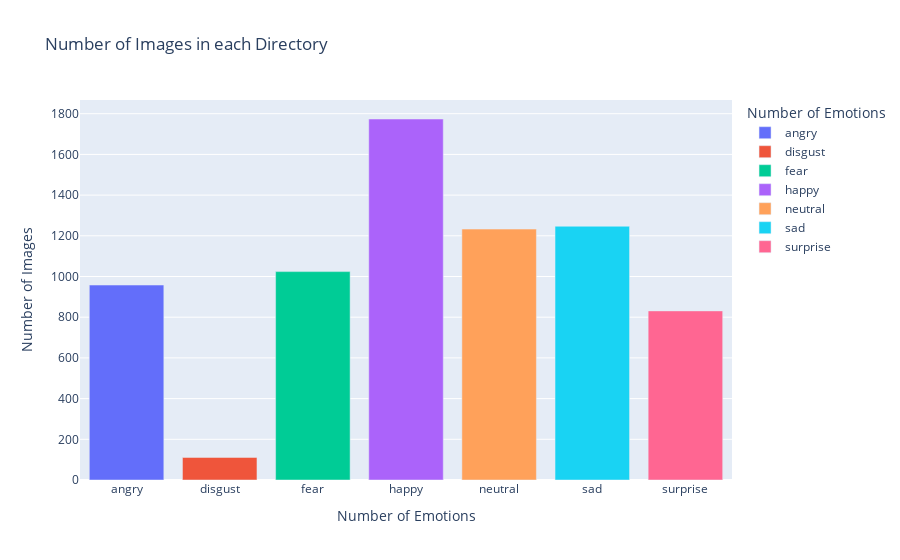

Source (notebook cell):
### Code cell
fig = px.bar(df, x='name', y='count', labels={'name': 'Number of Emotions', 
'count': 'Number of Images'}, title='Number of Images in each Directory', color='name')
fig.show()

### Figure 1 — Plotly figure (JSON) as saved in the notebook; plotly's stock layout.template omitted (floating-point values rounded to 4 significant figures)
{"data": [{"alignmentgroup": "True", "hovertemplate": "Number of Emotions=%{x}<br>Number of Images=%{y}<extra></extra>", "legendgroup": "angry", "marker": {"color": "#636efa", "pattern": {"shape": ""}}, "name": "angry", "offsetgroup": "angry", "orientation": "v", "showlegend": true, "textposition": "auto", "type": "bar", "x": ["angry"], "xaxis": "x", "y": [958], "yaxis": "y"}, {"alignmentgroup": "True", "hovertemplate": "Number of Emotions=%{x}<br>Number of Images=%{y}<extra></extra>", "legendgroup": "disgust", "marker": {"color": "#EF553B", "pattern": {"shape": ""}}, "name": "disgust", "offsetgroup": "disgust", "orientation": "v", "showlegend": true, "textposition": "auto", "type": "bar", "x": ["disgust"], "xaxis": "x", "y": [111], "yaxis": "y"}, {"alignmentgroup": "True", "hovertemplate": "Number of Emotions=%{x}<br>Number of Images=%{y}<extra></extra>", "legendgroup": "fear", "marker": {"color": "#00cc96", "pattern": {"shape": ""}}, "name": "fear", "offsetgroup": "fear", "orientation": "v", "showlegend": true, "textposition": "auto", "type": "bar", "x": ["fear"], "xaxis": "x", "y": [1024], "yaxis": "y"}, {"alignmentgroup": "True", "hovertemplate": "Number of Emotions=%{x}<br>Number of Images=%{y}<extra></extra>", "legendgroup": "happy", "marker": {"color": "#ab63fa", "pattern": {"shape": ""}}, "name": "happy", "offsetgroup": "happy", "orientation": "v", "showlegend": true, "textposition": "auto", "type": "bar", "x": ["happy"], "xaxis": "x", "y": [1774], "yaxis": "y"}, {"alignmentgroup": "True", "hovertemplate": "Number of Emotions=%{x}<br>Number of Images=%{y}<extra></extra>", "legendgroup": "neutral", "marker": {"color": "#FFA15A", "pattern": {"shape": ""}}, "name": "neutral", "offsetgroup": "neutral", "orientation": "v", "showlegend": true, "textposition": "auto", "type": "bar", "x": ["neutral"], "xaxis": "x", "y": [1233], "yaxis": "y"}, {"alignmentgroup": "True", "hovertemplate": "Number of Emotions=%{x}<br>Number of Images=%{y}<extra></extra>", "legendgroup": "sad", "marker": {"color": "#19d3f3", "pattern": {"shape": ""}}, "name": "sad", "offsetgroup": "sad", "orientation": "v", "showlegend": true, "textposition": "auto", "type": "bar", "x": ["sad"], "xaxis": "x", "y": [1247], "yaxis": "y"}, {"alignmentgroup": "True", "hovertemplate": "Number of Emotions=%{x}<br>Number of Images=%{y}<extra></extra>", "legendgroup": "surprise", "marker": {"color": "#FF6692", "pattern": {"shape": ""}}, "name": "surprise", "offsetgroup": "surprise", "orientation": "v", "showlegend": true, "textposition": "auto", "type": "bar", "x": ["surprise"], "xaxis": "x", "y": [831], "yaxis": "y"}], "layout": {"barmode": "relative", "legend": {"title": {"text": "Number of Emotions"}, "tracegroupgap": 0}, "title": {"text": "Number of Images in each Directory"}, "xaxis": {"anchor": "y", "categoryarray": ["angry", "disgust", "fear", "happy", "neutral", "sad", "surprise"], "categoryorder": "array", "domain": [0, 1], "title": {"text": "Number of Emotions"}}, "yaxis": {"anchor": "x", "domain": [0, 1], "title": {"text": "Number of Images"}}}}
